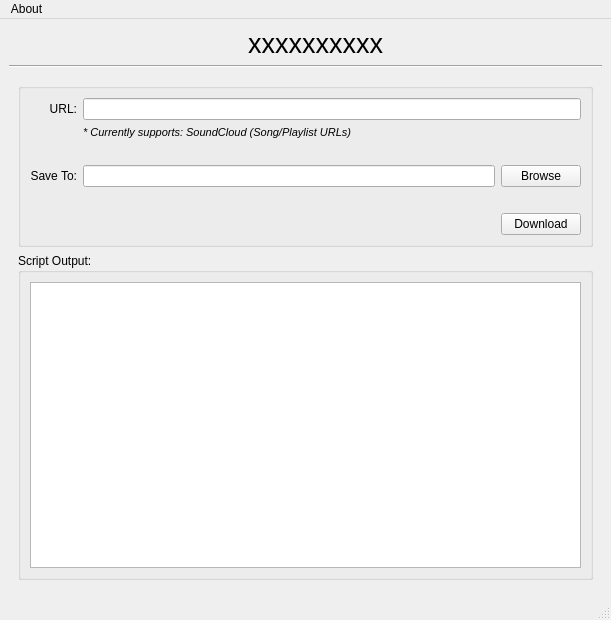
<?xml version="1.0" encoding="UTF-8"?>
<ui version="4.0">
 <class>MainWindow</class>
 <widget class="QMainWindow" name="MainWindow">
  <property name="geometry">
   <rect>
    <x>0</x>
    <y>0</y>
    <width>611</width>
    <height>620</height>
   </rect>
  </property>
  <property name="windowTitle">
   <string>MainWindow</string>
  </property>
  <property name="windowIcon">
   <iconset>
    <normaloff>:/resources/icon</normaloff>:/resources/icon</iconset>
  </property>
  <property name="statusTip">
   <string/>
  </property>
  <widget class="QWidget" name="centralwidget">
   <property name="statusTip">
    <string/>
   </property>
   <layout class="QVBoxLayout" name="verticalLayout_2" stretch="0,0,0">
    <item>
     <layout class="QVBoxLayout" name="header">
      <property name="spacing">
       <number>6</number>
      </property>
      <item>
       <layout class="QHBoxLayout" name="header_2">
        <item>
         <spacer name="horizontalSpacerLeft">
          <property name="orientation">
           <enum>Qt::Horizontal</enum>
          </property>
          <property name="sizeHint" stdset="0">
           <size>
            <width>40</width>
            <height>10</height>
           </size>
          </property>
         </spacer>
        </item>
        <item>
         <widget class="QLabel" name="header_icon">
          <property name="enabled">
           <bool>true</bool>
          </property>
          <property name="sizePolicy">
           <sizepolicy hsizetype="Preferred" vsizetype="Preferred">
            <horstretch>0</horstretch>
            <verstretch>0</verstretch>
           </sizepolicy>
          </property>
          <property name="maximumSize">
           <size>
            <width>16777215</width>
            <height>16777215</height>
           </size>
          </property>
          <property name="text">
           <string>&lt;html&gt;&lt;head/&gt;&lt;body&gt;&lt;p&gt;&lt;img src=&quot;:/resources/icon&quot; height=&quot;64&quot; width=&quot;64&quot; /&gt;&lt;/p&gt;&lt;/body&gt;&lt;/html&gt;</string>
          </property>
          <property name="scaledContents">
           <bool>true</bool>
          </property>
          <property name="wordWrap">
           <bool>false</bool>
          </property>
         </widget>
        </item>
        <item>
         <widget class="QLabel" name="label">
          <property name="text">
           <string/>
          </property>
         </widget>
        </item>
        <item>
         <widget class="QLabel" name="header_app_name">
          <property name="font">
           <font>
            <pointsize>20</pointsize>
           </font>
          </property>
          <property name="text">
           <string>xxxxxxxxxx</string>
          </property>
         </widget>
        </item>
        <item>
         <spacer name="horizontalSpacerRight">
          <property name="orientation">
           <enum>Qt::Horizontal</enum>
          </property>
          <property name="sizeHint" stdset="0">
           <size>
            <width>40</width>
            <height>10</height>
           </size>
          </property>
         </spacer>
        </item>
       </layout>
      </item>
     </layout>
    </item>
    <item>
     <widget class="Line" name="horizontalLine">
      <property name="orientation">
       <enum>Qt::Horizontal</enum>
      </property>
     </widget>
    </item>
    <item>
     <widget class="QWidget" name="body" native="true">
      <layout class="QVBoxLayout" name="verticalLayout_4">
       <item>
        <widget class="QGroupBox" name="run_script">
         <property name="title">
          <string/>
         </property>
         <layout class="QVBoxLayout" name="verticalLayout_5">
          <item>
           <layout class="QGridLayout" name="run_script_grid_layout">
            <item row="3" column="2">
             <layout class="QHBoxLayout" name="horizontalLayout_2">
              <item>
               <widget class="QLineEdit" name="save_to_line_edit"/>
              </item>
              <item>
               <widget class="QPushButton" name="save_to_button">
                <property name="text">
                 <string>Browse</string>
                </property>
                <property name="icon">
                 <iconset theme="document-open">
                  <normaloff>../1fb41471</normaloff>../1fb41471</iconset>
                </property>
               </widget>
              </item>
             </layout>
            </item>
            <item row="5" column="2">
             <layout class="QHBoxLayout" name="horizontalLayout_3">
              <item>
               <spacer name="horizontal_spacer2">
                <property name="orientation">
                 <enum>Qt::Horizontal</enum>
                </property>
                <property name="sizeHint" stdset="0">
                 <size>
                  <width>40</width>
                  <height>20</height>
                 </size>
                </property>
               </spacer>
              </item>
              <item>
               <widget class="QPushButton" name="download_button">
                <property name="text">
                 <string>Download</string>
                </property>
                <property name="icon">
                 <iconset theme="text-x-script">
                  <normaloff>../3ed235e4</normaloff>../3ed235e4</iconset>
                </property>
               </widget>
              </item>
             </layout>
            </item>
            <item row="0" column="2">
             <widget class="QLineEdit" name="url_line_edit"/>
            </item>
            <item row="3" column="1">
             <widget class="QLabel" name="line2_label">
              <property name="text">
               <string>Save To:</string>
              </property>
              <property name="alignment">
               <set>Qt::AlignRight|Qt::AlignTrailing|Qt::AlignVCenter</set>
              </property>
             </widget>
            </item>
            <item row="0" column="1">
             <widget class="QLabel" name="line1_label">
              <property name="text">
               <string>URL:</string>
              </property>
              <property name="alignment">
               <set>Qt::AlignRight|Qt::AlignTrailing|Qt::AlignVCenter</set>
              </property>
             </widget>
            </item>
            <item row="2" column="2">
             <spacer name="horizontalSpacer">
              <property name="orientation">
               <enum>Qt::Horizontal</enum>
              </property>
              <property name="sizeHint" stdset="0">
               <size>
                <width>40</width>
                <height>20</height>
               </size>
              </property>
             </spacer>
            </item>
            <item row="4" column="2">
             <spacer name="horizontal_spacer1">
              <property name="orientation">
               <enum>Qt::Horizontal</enum>
              </property>
              <property name="sizeHint" stdset="0">
               <size>
                <width>40</width>
                <height>20</height>
               </size>
              </property>
             </spacer>
            </item>
            <item row="1" column="2">
             <widget class="QLabel" name="label_2">
              <property name="text">
               <string>&lt;html&gt;&lt;head/&gt;&lt;body&gt;&lt;p&gt;&lt;span style=&quot; font-size:8pt; font-style:italic;&quot;&gt;* Currently supports: SoundCloud (Song/Playlist URLs)&lt;/span&gt;&lt;/p&gt;&lt;/body&gt;&lt;/html&gt;</string>
              </property>
              <property name="alignment">
               <set>Qt::AlignLeading|Qt::AlignLeft|Qt::AlignVCenter</set>
              </property>
             </widget>
            </item>
           </layout>
          </item>
         </layout>
        </widget>
       </item>
       <item>
        <widget class="QGroupBox" name="script_output">
         <property name="title">
          <string>Script Output:</string>
         </property>
         <layout class="QHBoxLayout" name="horizontalLayout">
          <item>
           <widget class="QPlainTextEdit" name="script_output_text_edit"/>
          </item>
         </layout>
        </widget>
       </item>
      </layout>
     </widget>
    </item>
   </layout>
  </widget>
  <widget class="QMenuBar" name="menubar">
   <property name="geometry">
    <rect>
     <x>0</x>
     <y>0</y>
     <width>611</width>
     <height>19</height>
    </rect>
   </property>
   <widget class="QMenu" name="about_menu">
    <property name="title">
     <string>About</string>
    </property>
    <addaction name="about_action"/>
   </widget>
   <addaction name="about_menu"/>
  </widget>
  <widget class="QStatusBar" name="statusbar"/>
  <action name="actionMain">
   <property name="text">
    <string>Main</string>
   </property>
  </action>
  <action name="about_action">
   <property name="text">
    <string>About</string>
   </property>
  </action>
  <action name="actionCustom">
   <property name="text">
    <string>Get more custom scripts...</string>
   </property>
  </action>
 </widget>
 <resources>
  <include location="../83d17147/resources.qrc"/>
 </resources>
 <connections/>
</ui>
